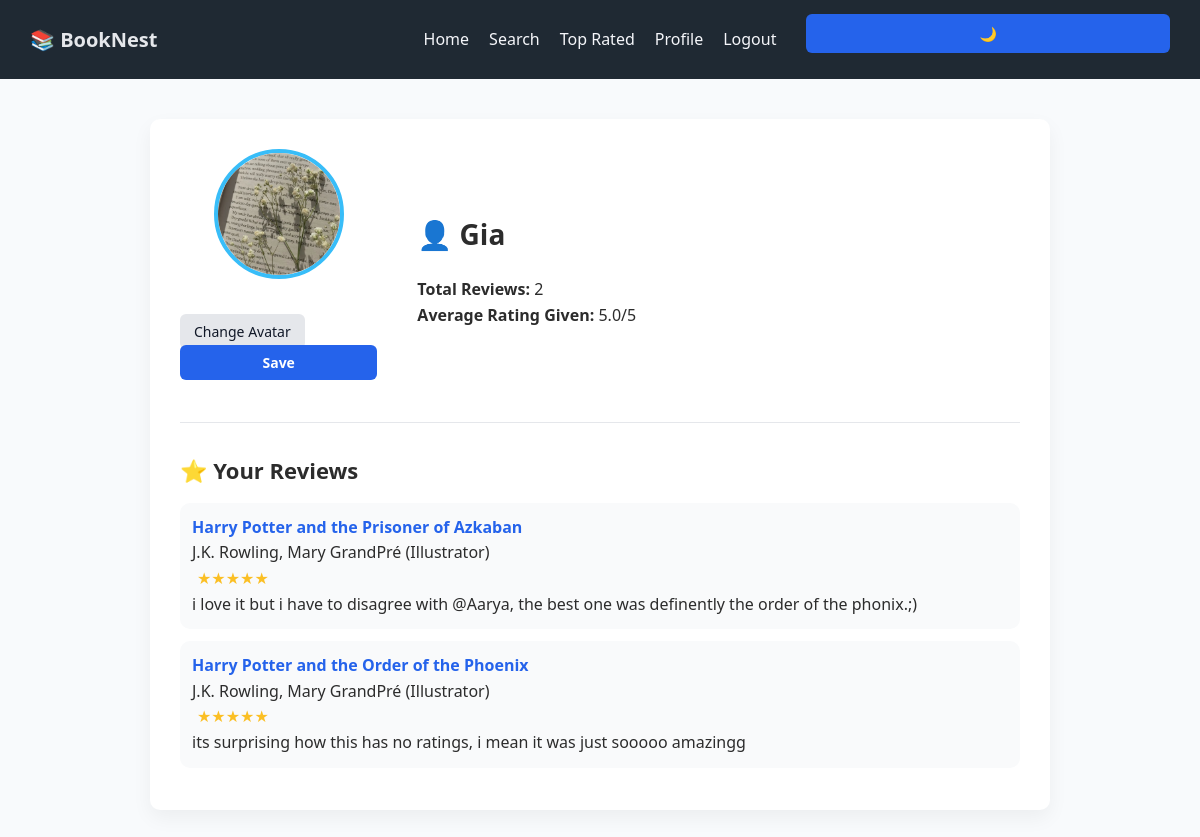
/profile (signed in), run on the app's committed database.
### tables this page shows
CREATE TABLE users (
    id INTEGER PRIMARY KEY AUTOINCREMENT,
    username TEXT NOT NULL UNIQUE,
    hash TEXT NOT NULL
, avatar TEXT);

CREATE TABLE reviews (
    id INTEGER PRIMARY KEY AUTOINCREMENT,
    user_id INTEGER NOT NULL,
    book_id INTEGER NOT NULL,
    rating INTEGER NOT NULL CHECK(rating BETWEEN 1 AND 5),
    comment TEXT,
    timestamp DATETIME DEFAULT CURRENT_TIMESTAMP,
    FOREIGN KEY (user_id) REFERENCES users(id) ON DELETE CASCADE,
    FOREIGN KEY (book_id) REFERENCES books(id) ON DELETE CASCADE,
    UNIQUE (user_id, book_id) -- each user can review a book only once
);

CREATE TABLE "books" (
    id INTEGER PRIMARY KEY AUTOINCREMENT,
    title TEXT NOT NULL,
    author TEXT NOT NULL,
    isbn TEXT NOT NULL UNIQUE
);

### app.py (the view, shortened to what this page needs)
@app.route("/profile", methods=["GET", "POST"])
@login_required
def profile():
    user_id = session["user_id"]
    user = db.execute(
        "SELECT username, avatar FROM users WHERE id = ?",
        user_id
    )[0]
    stats = db.execute("""
        SELECT COUNT(*) AS review_count,
               ROUND(AVG(rating), 2) AS avg_rating
        FROM reviews
        WHERE user_id = ?
    """, user_id)[0]
    reviews = db.execute("""
        SELECT books.title, books.author, books.isbn,
               reviews.rating, reviews.comment, reviews.timestamp
        FROM reviews
        JOIN books ON reviews.book_id = books.id
        WHERE reviews.user_id = ?
        ORDER BY reviews.timestamp DESC
    """, user_id)
    return render_template(
        "profile.html",
        user=user,
        stats=stats,
        reviews=reviews
    )

### helpers.py (called while the page is built)
def login_required(f):
    @wraps(f)
    def decorated_function(*args, **kwargs):
        if session.get("user_id") is None:
            return redirect("/login")
        return f(*args, **kwargs)
    return decorated_function

### templates/profile.html (shortened to what this page needs)
{% extends "layout.html" %}
{% block main %}
<div class="profile-header">
    <div class="avatar-section">
        <img
            src="/static/avatars/{{ user.avatar if user.avatar else 'default.jpeg' }}"
            alt="Avatar"
            class="avatar"
        >
        <form method="post" enctype="multipart/form-data" class="avatar-form">
            <label for="avatar-input" class="avatar-btn">Change Avatar</label>
            <button type="submit" class="save-avatar-btn">Save</button>
        </form>
    </div>
    <div class="profile-info">
        <h1>👤 {{ user.username }}</h1>
        <p><strong>Total Reviews:</strong> {{ stats.review_count }}</p>
        <p>
            <strong>Average Rating Given:</strong>
            {% if stats.avg_rating %}
                {{ stats.avg_rating }}/5
            {% else %}
                N/A
            {% endif %}
        </p>
    </div>
</div>
<hr>
<h2>⭐ Your Reviews</h2>
{% if reviews %}
    {% for review in reviews %}
        <div class="book-card">
            <div>
                <a href="/book/{{ review.isbn }}">
                    <strong>{{ review.title }}</strong>
                </a>
                <p>{{ review.author }}</p>
                <span class="stars">
                    {% for i in range(review.rating) %}★{% endfor %}
                </span>
                <p>{{ review.comment }}</p>
            </div>
        </div>
    {% endfor %}
{% else %}
    <p>You haven't reviewed any books yet.</p>
{% endif %}
{% endblock %}

### static/styles.css (style rules this page uses)
* { margin: 0; padding: 0; box-sizing: border-box; font-family: "Segoe UI", Tahoma, Geneva, Verdana, sans-serif; }
body { background-color: #f5f6fa; color: #2c2c2c; line-height: 1.6; }
h1 { margin-bottom: 20px; font-size: 28px; }
h2 { margin-bottom: 15px; margin-top: 20px; font-size: 22px; }
form { margin-top: 15px; }
input, textarea, button { width: 100%; padding: 10px 12px; margin-bottom: 12px; border-radius: 6px; border: 1px solid #d1d5db; font-size: 14px; }
button { background-color: #2563eb; color: white; border: none; cursor: pointer; font-weight: 600; }
a { color: #2563eb; text-decoration: none; }
.stars { color: #fbbf24; font-size: 16px; margin-left: 5px; }
.avatar { width: 120px; height: 120px; border-radius: 50%; object-fit: cover; margin-bottom: 15px; border: 3px solid #38bdf8; }
.profile-header { display: flex; gap: 40px; align-items: center; margin-bottom: 30px; }
.avatar-section { display: flex; flex-direction: column; align-items: center; gap: 10px; }
.avatar { width: 130px; height: 130px; border-radius: 50%; object-fit: cover; border: 4px solid #38bdf8; }
.avatar-btn { background-color: #e5e7eb; color: #111827; padding: 8px 14px; border-radius: 6px; cursor: pointer; font-size: 14px; }
.save-avatar-btn { background-color: #2563eb; color: white; border: none; padding: 8px 18px; border-radius: 6px; font-size: 14px; cursor: pointer; }
.book-card { display: flex; gap: 15px; align-items: center; background: #f9fafb; padding: 12px; border-radius: 10px; margin-bottom: 12px; }
hr { border: none; height: 1px; background: #e5e7eb; margin: 30px 0; }
.book-card { transition: transform 0.2s ease, box-shadow 0.2s ease; }
body, .book-card, .hero { transition: background-color 0.3s ease, color 0.3s ease; }
body { background-color: #f8fafc; background-image: url("https://www.transparenttextures.com/patterns/subtle-grunge.png"); }
.book-card, .card, .hero { position: relative; z-index: 1; }

### data on the page
users: avatar (picture), username "Gia"
reviews: title "Harry Potter and the Prisoner of Azkaban", author "J.K. Rowling, Mary GrandPré (Illustrator)", comment "i love it but i have to disagree with @Aarya, the best one was definently the order of the phonix.;)"
reviews: title "Harry Potter and the Order of the Phoenix", author "J.K. Rowling, Mary GrandPré (Illustrator)", comment "its surprising how this has no ratings, i mean it was just sooooo amazingg"

### other printed values
{{ stats.review_count }} "2"
{{ stats.avg_rating }} "5.0"
